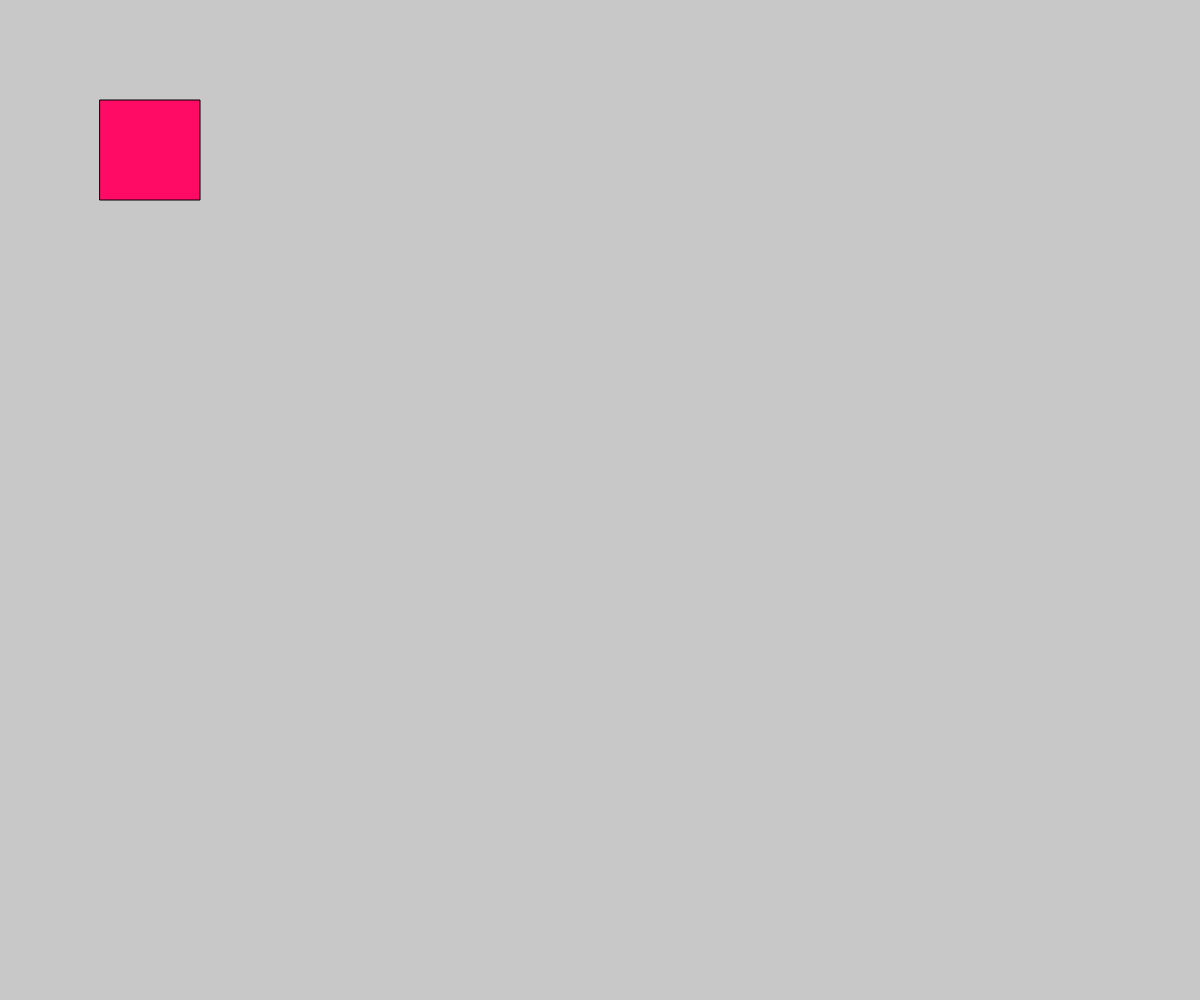
Frame 1 (no input)
Frame 60 (no input): identical to frame 1, image omitted
Frame 120 (the mouse pressed at the canvas centre since frame 60): identical to frame 1, image omitted

The p5.js sketch that drew this single still picture (run headless with seeded random() and noise() and a simulated clock; from frame 60 on, the mouse is pressed at the canvas centre):

// p5.js sketch
// ── sketch.js
var rectX = 100;
var rectY = 100;
var rectSize = 100;
var rectTop = rectY;
var rectBottom = rectY + rectSize;
var rectLeft = rectX;
var rectRight = rectX + rectSize;
var colR;

function setup(){
    createCanvas(windowWidth, windowHeight);
    
}

function draw(){
    background(200);
    
    if(mouseX > rectLeft && mouseX < rectRight && mouseY > rectTop && mouseY < rectBottom){
        colR = 0;   
    }else{
        colR = 255;   
    }
        fill(colR, 10, 100);
        rect(rectX, rectY, rectSize, rectSize);
    
    
    
    
}
